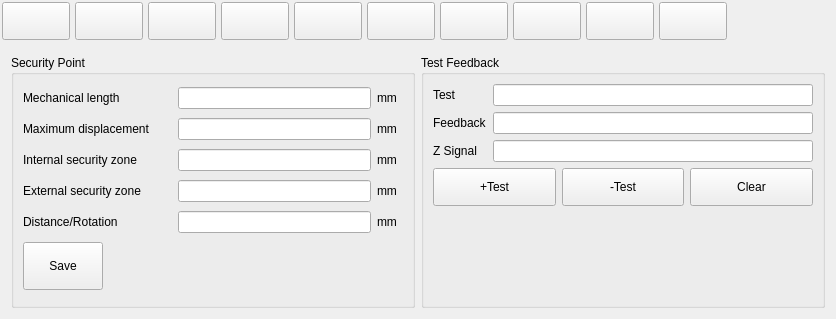
<?xml version="1.0" encoding="UTF-8"?>
<ui version="4.0">
 <class>ICMachineStructPage</class>
 <widget class="QWidget" name="ICMachineStructPage">
  <property name="geometry">
   <rect>
    <x>0</x>
    <y>0</y>
    <width>836</width>
    <height>319</height>
   </rect>
  </property>
  <property name="windowTitle">
   <string>Form</string>
  </property>
  <property name="styleSheet">
   <string notr="true">QMessageBox QAbstractButton
{
    min-width: 90px;
	min-height:30px;
}
</string>
  </property>
  <layout class="QVBoxLayout" name="verticalLayout">
   <property name="leftMargin">
    <number>2</number>
   </property>
   <property name="topMargin">
    <number>2</number>
   </property>
   <property name="rightMargin">
    <number>2</number>
   </property>
   <property name="bottomMargin">
    <number>2</number>
   </property>
   <item>
    <layout class="QHBoxLayout" name="horizontalLayout">
     <property name="spacing">
      <number>5</number>
     </property>
     <item>
      <widget class="QPushButton" name="axisXToolButton">
       <property name="styleSheet">
        <string notr="true">width:60px ;
height:30px;</string>
       </property>
       <property name="text">
        <string/>
       </property>
       <property name="checkable">
        <bool>true</bool>
       </property>
       <attribute name="buttonGroup">
        <string notr="true">buttonGroup</string>
       </attribute>
      </widget>
     </item>
     <item>
      <widget class="QPushButton" name="axisYToolButton">
       <property name="styleSheet">
        <string notr="true">width:60px ;
height:30px;</string>
       </property>
       <property name="text">
        <string/>
       </property>
       <property name="checkable">
        <bool>true</bool>
       </property>
       <attribute name="buttonGroup">
        <string notr="true">buttonGroup</string>
       </attribute>
      </widget>
     </item>
     <item>
      <widget class="QPushButton" name="axisZToolButton">
       <property name="styleSheet">
        <string notr="true">width:60px ;
height:30px;</string>
       </property>
       <property name="text">
        <string/>
       </property>
       <property name="checkable">
        <bool>true</bool>
       </property>
       <attribute name="buttonGroup">
        <string notr="true">buttonGroup</string>
       </attribute>
      </widget>
     </item>
     <item>
      <widget class="QPushButton" name="axisPToolButton">
       <property name="styleSheet">
        <string notr="true">width:60px ;
height:30px;</string>
       </property>
       <property name="text">
        <string/>
       </property>
       <property name="checkable">
        <bool>true</bool>
       </property>
       <attribute name="buttonGroup">
        <string notr="true">buttonGroup</string>
       </attribute>
      </widget>
     </item>
     <item>
      <widget class="QPushButton" name="axisQToolButton">
       <property name="styleSheet">
        <string notr="true">width:60px ;
height:30px;</string>
       </property>
       <property name="text">
        <string/>
       </property>
       <property name="checkable">
        <bool>true</bool>
       </property>
       <attribute name="buttonGroup">
        <string notr="true">buttonGroup</string>
       </attribute>
      </widget>
     </item>
     <item>
      <widget class="QPushButton" name="axisAToolButton">
       <property name="styleSheet">
        <string notr="true">width:60px ;
height:30px;</string>
       </property>
       <property name="text">
        <string/>
       </property>
       <property name="checkable">
        <bool>true</bool>
       </property>
       <attribute name="buttonGroup">
        <string notr="true">buttonGroup</string>
       </attribute>
      </widget>
     </item>
     <item>
      <widget class="QPushButton" name="axisBToolButton">
       <property name="styleSheet">
        <string notr="true">width:60px ;
height:30px;</string>
       </property>
       <property name="text">
        <string/>
       </property>
       <property name="checkable">
        <bool>true</bool>
       </property>
       <attribute name="buttonGroup">
        <string notr="true">buttonGroup</string>
       </attribute>
      </widget>
     </item>
     <item>
      <widget class="QPushButton" name="axisCToolButton">
       <property name="styleSheet">
        <string notr="true">width:60px ;
height:30px;</string>
       </property>
       <property name="text">
        <string/>
       </property>
       <property name="checkable">
        <bool>true</bool>
       </property>
       <attribute name="buttonGroup">
        <string notr="true">buttonGroup</string>
       </attribute>
      </widget>
     </item>
     <item>
      <widget class="QPushButton" name="structDefButton">
       <property name="styleSheet">
        <string notr="true">width:60px ;
height:30px;</string>
       </property>
       <property name="text">
        <string/>
       </property>
       <property name="checkable">
        <bool>true</bool>
       </property>
       <attribute name="buttonGroup">
        <string notr="true">buttonGroup</string>
       </attribute>
      </widget>
     </item>
     <item>
      <widget class="QPushButton" name="timeLimitButton">
       <property name="styleSheet">
        <string notr="true">width:60px ;
height:30px;</string>
       </property>
       <property name="text">
        <string/>
       </property>
       <property name="checkable">
        <bool>true</bool>
       </property>
       <attribute name="buttonGroup">
        <string notr="true">buttonGroup</string>
       </attribute>
      </widget>
     </item>
     <item>
      <spacer name="horizontalSpacer">
       <property name="orientation">
        <enum>Qt::Horizontal</enum>
       </property>
       <property name="sizeHint" stdset="0">
        <size>
         <width>476</width>
         <height>20</height>
        </size>
       </property>
      </spacer>
     </item>
    </layout>
   </item>
   <item>
    <widget class="QStackedWidget" name="content">
     <property name="currentIndex">
      <number>0</number>
     </property>
     <widget class="QWidget" name="securityPage">
      <layout class="QHBoxLayout" name="horizontalLayout_3">
       <item>
        <widget class="QGroupBox" name="securityPointGroupBox">
         <property name="enabled">
          <bool>true</bool>
         </property>
         <property name="title">
          <string>Security Point</string>
         </property>
         <layout class="QGridLayout" name="gridLayout">
          <item row="2" column="2">
           <widget class="QLabel" name="minUnitLabel">
            <property name="sizePolicy">
             <sizepolicy hsizetype="Fixed" vsizetype="Preferred">
              <horstretch>0</horstretch>
              <verstretch>0</verstretch>
             </sizepolicy>
            </property>
            <property name="minimumSize">
             <size>
              <width>26</width>
              <height>0</height>
             </size>
            </property>
            <property name="text">
             <string>mm</string>
            </property>
           </widget>
          </item>
          <item row="0" column="0">
           <widget class="QLabel" name="label">
            <property name="sizePolicy">
             <sizepolicy hsizetype="Fixed" vsizetype="Preferred">
              <horstretch>0</horstretch>
              <verstretch>0</verstretch>
             </sizepolicy>
            </property>
            <property name="minimumSize">
             <size>
              <width>149</width>
              <height>0</height>
             </size>
            </property>
            <property name="text">
             <string>Mechanical length</string>
            </property>
           </widget>
          </item>
          <item row="0" column="1">
           <widget class="ICLineEditWithVirtualNumericKeypad" name="mechanicalLengthLineEdit">
            <property name="text">
             <string notr="true"/>
            </property>
           </widget>
          </item>
          <item row="0" column="2">
           <widget class="QLabel" name="label_3">
            <property name="sizePolicy">
             <sizepolicy hsizetype="Fixed" vsizetype="Preferred">
              <horstretch>0</horstretch>
              <verstretch>0</verstretch>
             </sizepolicy>
            </property>
            <property name="minimumSize">
             <size>
              <width>26</width>
              <height>0</height>
             </size>
            </property>
            <property name="text">
             <string>mm</string>
            </property>
           </widget>
          </item>
          <item row="1" column="0">
           <widget class="QLabel" name="label_2">
            <property name="sizePolicy">
             <sizepolicy hsizetype="Fixed" vsizetype="Preferred">
              <horstretch>0</horstretch>
              <verstretch>0</verstretch>
             </sizepolicy>
            </property>
            <property name="minimumSize">
             <size>
              <width>149</width>
              <height>0</height>
             </size>
            </property>
            <property name="text">
             <string>Maximum displacement</string>
            </property>
           </widget>
          </item>
          <item row="1" column="1">
           <widget class="ICLineEditWithVirtualNumericKeypad" name="maximumDisplacementLineEdit">
            <property name="text">
             <string notr="true"/>
            </property>
           </widget>
          </item>
          <item row="1" column="2">
           <widget class="QLabel" name="label_4">
            <property name="sizePolicy">
             <sizepolicy hsizetype="Fixed" vsizetype="Preferred">
              <horstretch>0</horstretch>
              <verstretch>0</verstretch>
             </sizepolicy>
            </property>
            <property name="minimumSize">
             <size>
              <width>26</width>
              <height>0</height>
             </size>
            </property>
            <property name="text">
             <string>mm</string>
            </property>
           </widget>
          </item>
          <item row="2" column="0">
           <widget class="QLabel" name="minLabel">
            <property name="sizePolicy">
             <sizepolicy hsizetype="Fixed" vsizetype="Preferred">
              <horstretch>0</horstretch>
              <verstretch>0</verstretch>
             </sizepolicy>
            </property>
            <property name="minimumSize">
             <size>
              <width>149</width>
              <height>0</height>
             </size>
            </property>
            <property name="text">
             <string>Internal security zone</string>
            </property>
           </widget>
          </item>
          <item row="2" column="1">
           <widget class="ICLineEditWithVirtualNumericKeypad" name="internalSecurityZoneLineEdit">
            <property name="text">
             <string notr="true"/>
            </property>
           </widget>
          </item>
          <item row="3" column="0">
           <widget class="QLabel" name="maxLabel">
            <property name="sizePolicy">
             <sizepolicy hsizetype="Fixed" vsizetype="Preferred">
              <horstretch>0</horstretch>
              <verstretch>0</verstretch>
             </sizepolicy>
            </property>
            <property name="minimumSize">
             <size>
              <width>149</width>
              <height>0</height>
             </size>
            </property>
            <property name="text">
             <string>External security zone</string>
            </property>
           </widget>
          </item>
          <item row="3" column="1">
           <widget class="ICLineEditWithVirtualNumericKeypad" name="externalSecurityZoneLineEdit">
            <property name="text">
             <string notr="true"/>
            </property>
           </widget>
          </item>
          <item row="3" column="2">
           <widget class="QLabel" name="maxUnitLabel">
            <property name="sizePolicy">
             <sizepolicy hsizetype="Fixed" vsizetype="Preferred">
              <horstretch>0</horstretch>
              <verstretch>0</verstretch>
             </sizepolicy>
            </property>
            <property name="minimumSize">
             <size>
              <width>26</width>
              <height>0</height>
             </size>
            </property>
            <property name="text">
             <string>mm</string>
            </property>
           </widget>
          </item>
          <item row="4" column="0">
           <widget class="QLabel" name="label_8">
            <property name="sizePolicy">
             <sizepolicy hsizetype="Fixed" vsizetype="Preferred">
              <horstretch>0</horstretch>
              <verstretch>0</verstretch>
             </sizepolicy>
            </property>
            <property name="minimumSize">
             <size>
              <width>149</width>
              <height>0</height>
             </size>
            </property>
            <property name="text">
             <string>Distance/Rotation</string>
            </property>
           </widget>
          </item>
          <item row="4" column="1">
           <widget class="ICLineEditWithVirtualNumericKeypad" name="distanceRotationEdit">
            <property name="text">
             <string notr="true"/>
            </property>
           </widget>
          </item>
          <item row="4" column="2">
           <widget class="QLabel" name="label_11">
            <property name="sizePolicy">
             <sizepolicy hsizetype="Fixed" vsizetype="Preferred">
              <horstretch>0</horstretch>
              <verstretch>0</verstretch>
             </sizepolicy>
            </property>
            <property name="minimumSize">
             <size>
              <width>26</width>
              <height>0</height>
             </size>
            </property>
            <property name="text">
             <string>mm</string>
            </property>
           </widget>
          </item>
          <item row="5" column="0">
           <widget class="QPushButton" name="saveToolButton">
            <property name="sizePolicy">
             <sizepolicy hsizetype="Fixed" vsizetype="Fixed">
              <horstretch>0</horstretch>
              <verstretch>0</verstretch>
             </sizepolicy>
            </property>
            <property name="minimumSize">
             <size>
              <width>80</width>
              <height>48</height>
             </size>
            </property>
            <property name="maximumSize">
             <size>
              <width>80</width>
              <height>48</height>
             </size>
            </property>
            <property name="text">
             <string>Save</string>
            </property>
           </widget>
          </item>
         </layout>
        </widget>
       </item>
       <item>
        <widget class="QGroupBox" name="testGroupBox">
         <property name="title">
          <string>Test Feedback</string>
         </property>
         <layout class="QFormLayout" name="formLayout_2">
          <property name="fieldGrowthPolicy">
           <enum>QFormLayout::AllNonFixedFieldsGrow</enum>
          </property>
          <property name="bottomMargin">
           <number>0</number>
          </property>
          <item row="1" column="0">
           <widget class="QLabel" name="label_5">
            <property name="text">
             <string>Test</string>
            </property>
           </widget>
          </item>
          <item row="1" column="1">
           <widget class="QLineEdit" name="testLineEdit">
            <property name="text">
             <string notr="true"/>
            </property>
           </widget>
          </item>
          <item row="2" column="0">
           <widget class="QLabel" name="label_6">
            <property name="text">
             <string>Feedback</string>
            </property>
           </widget>
          </item>
          <item row="2" column="1">
           <widget class="QLineEdit" name="feedbackEdit">
            <property name="text">
             <string notr="true"/>
            </property>
           </widget>
          </item>
          <item row="3" column="0">
           <widget class="QLabel" name="label_7">
            <property name="text">
             <string>Z Signal</string>
            </property>
           </widget>
          </item>
          <item row="3" column="1">
           <widget class="QLineEdit" name="zSignalEdit">
            <property name="text">
             <string notr="true"/>
            </property>
           </widget>
          </item>
          <item row="4" column="0" colspan="2">
           <layout class="QHBoxLayout" name="horizontalLayout_2">
            <item>
             <widget class="QPushButton" name="testPushButton">
              <property name="sizePolicy">
               <sizepolicy hsizetype="Preferred" vsizetype="Preferred">
                <horstretch>0</horstretch>
                <verstretch>0</verstretch>
               </sizepolicy>
              </property>
              <property name="minimumSize">
               <size>
                <width>80</width>
                <height>38</height>
               </size>
              </property>
              <property name="text">
               <string>+Test</string>
              </property>
             </widget>
            </item>
            <item>
             <widget class="QPushButton" name="revTestPushButton">
              <property name="sizePolicy">
               <sizepolicy hsizetype="Preferred" vsizetype="Preferred">
                <horstretch>0</horstretch>
                <verstretch>0</verstretch>
               </sizepolicy>
              </property>
              <property name="minimumSize">
               <size>
                <width>80</width>
                <height>38</height>
               </size>
              </property>
              <property name="text">
               <string>-Test</string>
              </property>
             </widget>
            </item>
            <item>
             <widget class="QPushButton" name="pushButton">
              <property name="sizePolicy">
               <sizepolicy hsizetype="Preferred" vsizetype="Preferred">
                <horstretch>0</horstretch>
                <verstretch>0</verstretch>
               </sizepolicy>
              </property>
              <property name="minimumSize">
               <size>
                <width>80</width>
                <height>38</height>
               </size>
              </property>
              <property name="text">
               <string>Clear</string>
              </property>
             </widget>
            </item>
           </layout>
          </item>
         </layout>
        </widget>
       </item>
      </layout>
     </widget>
    </widget>
   </item>
  </layout>
 </widget>
 <customwidgets>
  <customwidget>
   <class>ICLineEditWithVirtualNumericKeypad</class>
   <extends>QLineEdit</extends>
   <header>iclineeditwithvirtualnumerickeypad.h</header>
  </customwidget>
 </customwidgets>
 <resources/>
 <connections/>
 <buttongroups>
  <buttongroup name="buttonGroup"/>
 </buttongroups>
</ui>
